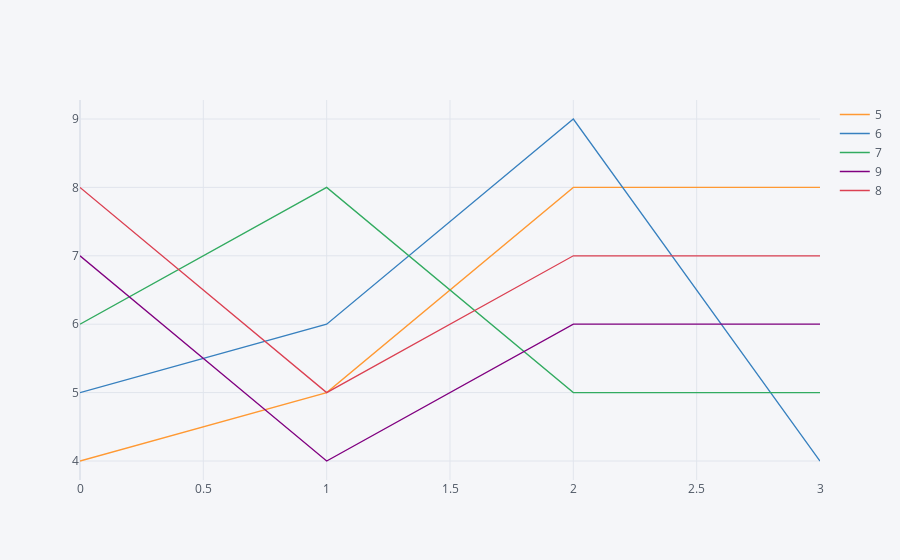

The notebook cell this image was saved under:
### Code cell
main(cat)

### Figure 1 — Plotly figure (JSON) as saved in the notebook; plotly's stock layout.template omitted (floating-point values rounded to 4 significant figures)
{"data": [{"line": {"color": "rgba(255, 153, 51, 1.0)", "dash": "solid", "shape": "linear", "width": 1.3}, "mode": "lines", "name": "5", "text": "", "type": "scatter", "x": [0, 1, 2, 3], "y": [4, 5, 8, 8]}, {"line": {"color": "rgba(55, 128, 191, 1.0)", "dash": "solid", "shape": "linear", "width": 1.3}, "mode": "lines", "name": "6", "text": "", "type": "scatter", "x": [0, 1, 2, 3], "y": [5, 6, 9, 4]}, {"line": {"color": "rgba(50, 171, 96, 1.0)", "dash": "solid", "shape": "linear", "width": 1.3}, "mode": "lines", "name": "7", "text": "", "type": "scatter", "x": [0, 1, 2, 3], "y": [6, 8, 5, 5]}, {"line": {"color": "rgba(128, 0, 128, 1.0)", "dash": "solid", "shape": "linear", "width": 1.3}, "mode": "lines", "name": "9", "text": "", "type": "scatter", "x": [0, 1, 2, 3], "y": [7, 4, 6, 6]}, {"line": {"color": "rgba(219, 64, 82, 1.0)", "dash": "solid", "shape": "linear", "width": 1.3}, "mode": "lines", "name": "8", "text": "", "type": "scatter", "x": [0, 1, 2, 3], "y": [8, 5, 7, 7]}], "layout": {"legend": {"bgcolor": "#F5F6F9", "font": {"color": "#4D5663"}}, "paper_bgcolor": "#F5F6F9", "plot_bgcolor": "#F5F6F9", "title": {"font": {"color": "#4D5663"}}, "xaxis": {"gridcolor": "#E1E5ED", "showgrid": true, "tickfont": {"color": "#4D5663"}, "title": {"font": {"color": "#4D5663"}, "text": ""}, "zerolinecolor": "#E1E5ED"}, "yaxis": {"gridcolor": "#E1E5ED", "showgrid": true, "tickfont": {"color": "#4D5663"}, "title": {"font": {"color": "#4D5663"}, "text": ""}, "zerolinecolor": "#E1E5ED"}}}
